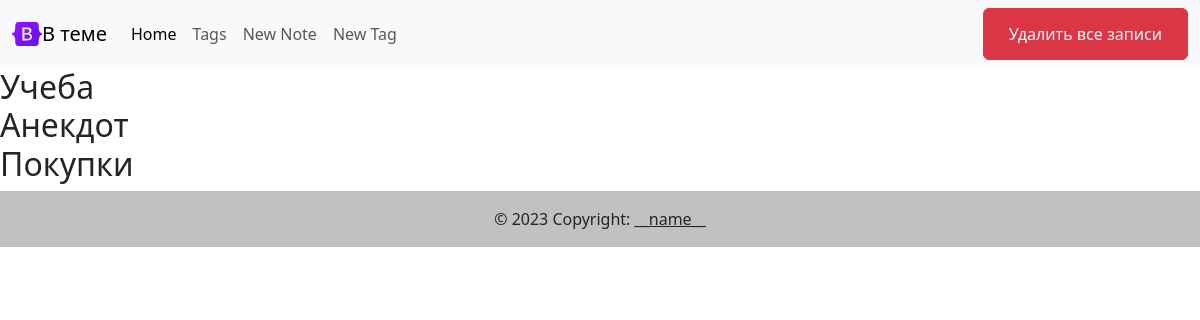
The app's page /tags/ with its own data.
### models.py (models this page shows, shortened)
class Tag(db.Model):
    id = db.Column(db.Integer, primary_key=True)
    text = db.Column(db.Integer, nullable=False)
    note_id = db.Column(db.Integer, db.ForeignKey('note.id'))

### app.py (the view)
@app.route('/tags/', methods=['GET'])
def index_tags():
    tags = Tag.query.all()
    return render_template('tags.html', tags=tags)

### templates/tags.html (shortened to what this page needs)
{% extends 'base.html' %}
{% block content %}
    <h2>{% for tag in tags %}
        {{ tag.text }}<br>
    {% endfor %}</h2>
{% endblock %}

### records on screen
Tag: text "Учеба"
Tag: text "Анекдот"
Tag: text "Покупки"
